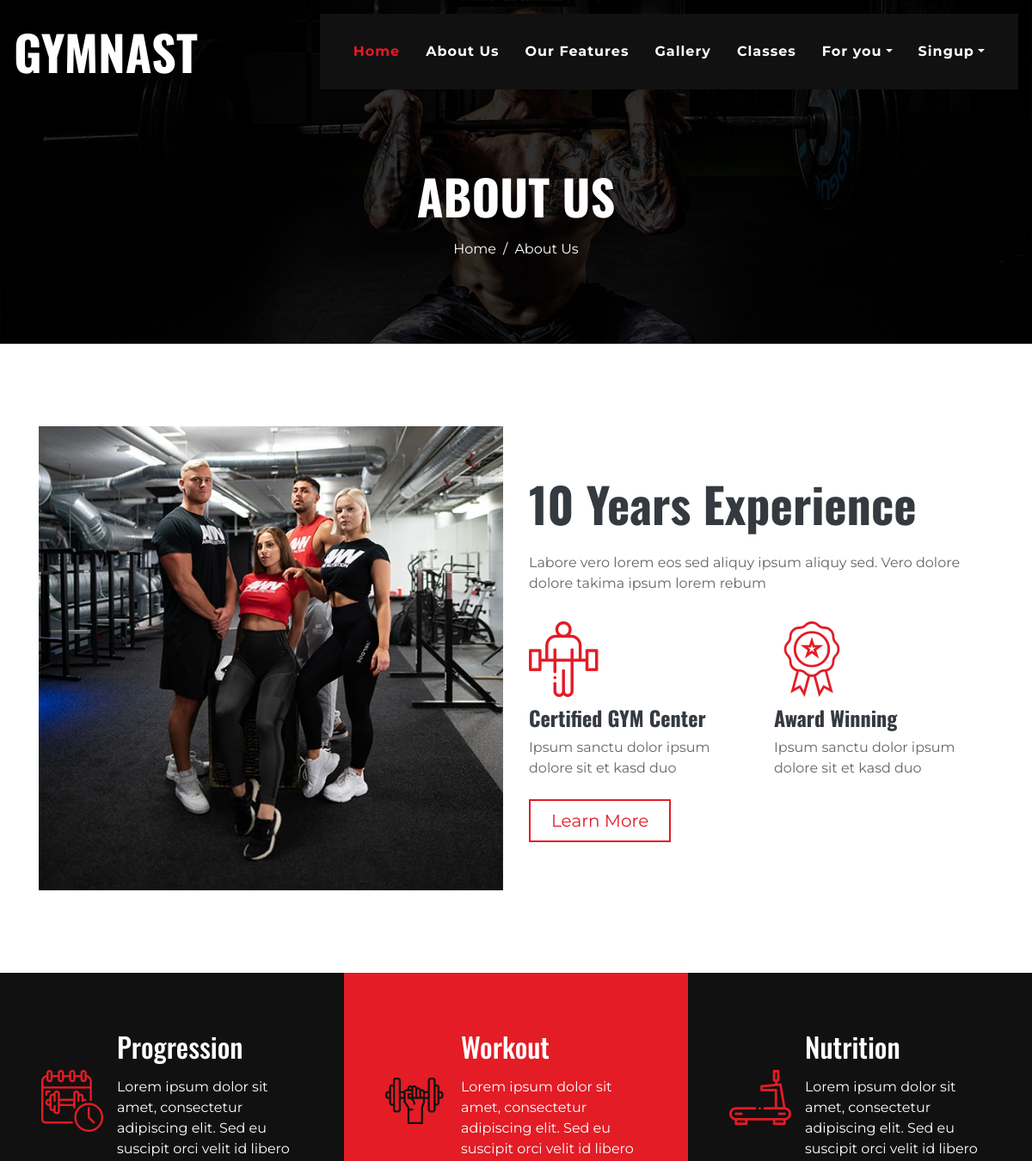
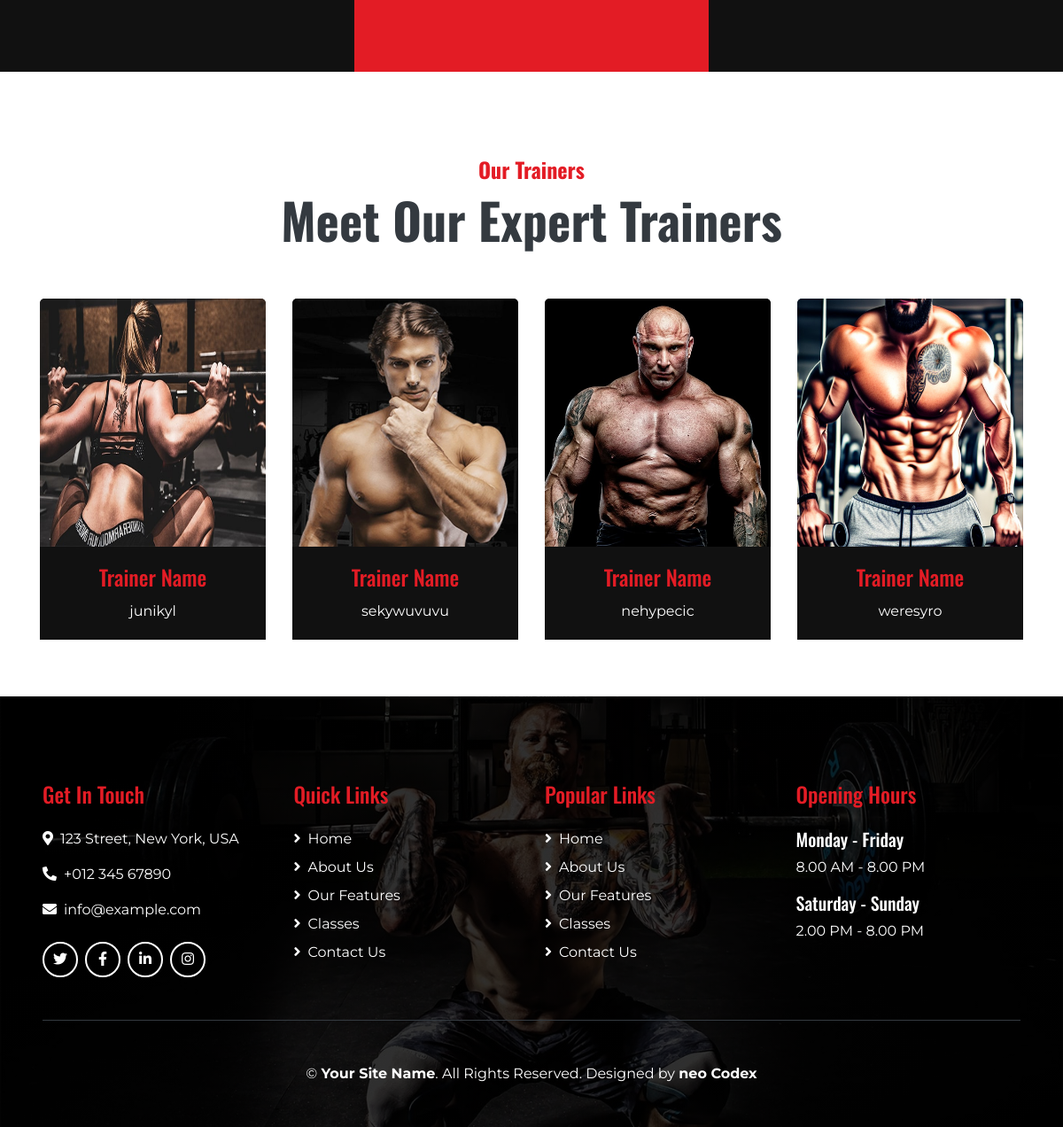
The page /about/ on the database its author committed (2 pictures, top to bottom).
### myGIM/models.py (models this page shows, shortened)
class Trainer(models.Model):
    user=models.OneToOneField(User,on_delete=models.CASCADE)
    profile_Picture=models.ImageField(upload_to="photo/" ,null=True,blank=True)
    address=models.TextField(help_text="line1,city,state,pincode")
    DOB=models.DateField(null=True,blank=True)
    gender=models.CharField(max_length=20,choices=GENDER,default=None,null=True,blank=True)
    phoneNumber=models.IntegerField(null=True,blank=True)
    salary=models.IntegerField(default=None,null=True,blank=True)
    timeStamp=models.DateTimeField(auto_created=True)
    isApproved=models.BooleanField(default=False)

class User (AbstractUser):
    is_trainers=models.BooleanField(default=False)
    is_public=models.BooleanField(default=False)

### myGIM/views.py (the view)
# urls.py: path("about/",aboutUs,name='about'),
def aboutUs(req):
    data={
        'traner':Trainer.objects.filter(isApproved=True),
    }
    return render(req,"about.html",data)

### template/about.html (shortened to what this page needs)
{% extends 'base.html'%} {% block 'content' %} {% load static%}{%load crispy_forms_tags%}
    <div class="container-fluid page-header mb-5">
        <div class="d-flex flex-column align-items-center justify-content-center pt-0 pt-lg-5" style="min-height: 400px">
            <h4 class="display-4 mb-3 mt-0 mt-lg-5 text-white text-uppercase font-weight-bold">About Us</h4>
            <div class="d-inline-flex">
                <p class="m-0 text-white"><a class="text-white" href="{%url 'home'%}">Home</a></p>
                <p class="m-0 text-white px-2">/</p>
                <p class="m-0 text-white">About Us</p>
            </div>
        </div>
    </div>
    <div class="container py-5">
        <div class="row align-items-center">
            <div class="col-lg-6">
                <img class="img-fluid mb-4 mb-lg-0" src="{% static 'img/about.jpg'%}" alt="Image">
            </div>
            <div class="col-lg-6">
                <h2 class="display-4 font-weight-bold mb-4">10 Years Experience</h2>
                <p>Labore vero lorem eos sed aliquy ipsum aliquy sed. Vero dolore dolore takima ipsum lorem rebum</p>
                <div class="row py-2">
                    <div class="col-sm-6">
                        <i class="flaticon-barbell display-2 text-primary"></i>
                        <h4 class="font-weight-bold">Certified GYM Center</h4>
                        <p>Ipsum sanctu dolor ipsum dolore sit et kasd duo</p>
                    </div>
                    <div class="col-sm-6">
                        <i class="flaticon-medal display-2 text-primary"></i>
                        <h4 class="font-weight-bold">Award Winning</h4>
                        <p>Ipsum sanctu dolor ipsum dolore sit et kasd duo</p>
                    </div>
                </div>
                <a href="" class="btn btn-lg px-4 btn-outline-primary">Learn More</a>
            </div>
        </div>
    </div>
    <div class="container-fluid my-5">
        <div class="row">
            <div class="col-lg-4 p-0">
                <div class="d-flex align-items-center bg-secondary text-white px-5" style="min-height: 300px;">
                    <i class="flaticon-training display-3 text-primary mr-3"></i>
                    <div class="">
                        <h2 class="text-white mb-3">Progression</h2>
                        <p>Lorem ipsum dolor sit amet, consectetur adipiscing elit. Sed eu suscipit orci velit id libero
                        </p>
                    </div>
                </div>
            </div>
            <div class="col-lg-4 p-0">
                <div class="d-flex align-items-center bg-primary text-white px-5" style="min-height: 300px;">
                    <i class="flaticon-weightlifting display-3 text-secondary mr-3"></i>
                    <div class="">
                        <h2 class="text-white mb-3">Workout</h2>
                        <p>Lorem ipsum dolor sit amet, consectetur adipiscing elit. Sed eu suscipit orci velit id libero
                        </p>
                    </div>
                </div>
            </div>
            <div class="col-lg-4 p-0">
                <div class="d-flex align-items-center bg-secondary text-white px-5" style="min-height: 300px;">
                    <i class="flaticon-treadmill display-3 text-primary mr-3"></i>
                    <div class="">
                        <h2 class="text-white mb-3">Nutrition</h2>
                        <p>Lorem ipsum dolor sit amet, consectetur adipiscing elit. Sed eu suscipit orci velit id libero
                        </p>
                    </div>
                </div>
            </div>
        </div>
    </div>
    <div class="container pt-5 team">
        <div class="d-flex flex-column text-center mb-5">
            <h4 class="text-primary font-weight-bold">Our Trainers</h4>
            <h4 class="display-4 font-weight-bold">Meet Our Expert Trainers</h4>
        </div>
        <div class="row">
            {% for trainer in traner %}
            <div class="col-lg-3 col-md-6 mb-5">
                <div class="card border-0 bg-secondary text-center text-white">
                    <img class="card-img-top w-100" src="{{trainer.profile_Picture.url}}" height="280px" alt="">
                    <div class="card-body bg-secondary">
                        <h4 class="card-title text-primary">Trainer Name</h4>
                        <p class="card-text">{{trainer.user}}</p>
                    </div>
                </div>
            </div>
            {% endfor %}
        </div>
    </div>
    {% endblock %}

### rows shown on the page
Trainer: profile_Picture (picture), user "junikyl"
Trainer: profile_Picture (picture), user "sekywuvuvu"
Trainer: profile_Picture (picture), user "nehypecic"
Trainer: profile_Picture (picture), user "weresyro"
